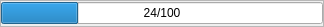
<?xml version="1.0" encoding="UTF-8"?>
<ui version="4.0">
 <class>Frame</class>
 <widget class="QFrame" name="Frame">
  <property name="geometry">
   <rect>
    <x>0</x>
    <y>0</y>
    <width>324</width>
    <height>27</height>
   </rect>
  </property>
  <property name="windowTitle">
   <string>Frame</string>
  </property>
  <property name="frameShape">
   <enum>QFrame::StyledPanel</enum>
  </property>
  <property name="frameShadow">
   <enum>QFrame::Raised</enum>
  </property>
  <layout class="QGridLayout" name="gridLayout">
   <property name="margin">
    <number>0</number>
   </property>
   <property name="spacing">
    <number>0</number>
   </property>
   <item row="0" column="0">
    <widget class="QProgressBar" name="progressBar">
     <property name="value">
      <number>24</number>
     </property>
     <property name="invertedAppearance">
      <bool>false</bool>
     </property>
     <property name="format">
      <string>%v/%m</string>
     </property>
    </widget>
   </item>
  </layout>
 </widget>
 <resources/>
 <connections/>
</ui>
